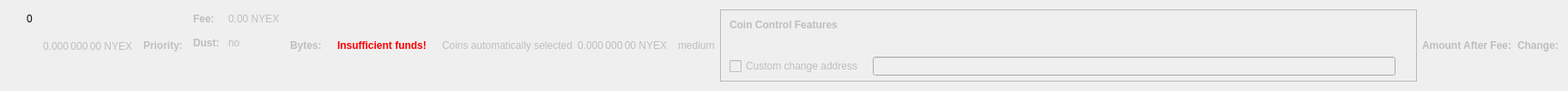
    <widget class="QWidget" name="dummyHideWidget" native="true">
     <property name="maximumSize">
      <size>
       <width>100</width>
       <height>22</height>
      </size>
     </property>
     <layout class="QHBoxLayout" name="dummyHideLayout">
      <item>
       <layout class="QFormLayout" name="formLayoutCoinControl1">
        <property name="horizontalSpacing">
         <number>10</number>
        </property>
        <property name="verticalSpacing">
         <number>14</number>
        </property>
        <property name="leftMargin">
         <number>10</number>
        </property>
        <property name="topMargin">
         <number>4</number>
        </property>
        <property name="rightMargin">
         <number>6</number>
        </property>
        <item row="0" column="1">
         <widget class="QLabel" name="labelCoinControlBytes">
          <property name="cursor">
           <cursorShape>IBeamCursor</cursorShape>
          </property>
          <property name="contextMenuPolicy">
           <enum>Qt::ActionsContextMenu</enum>
          </property>
          <property name="text">
           <string notr="true">0</string>
          </property>
          <property name="textInteractionFlags">
           <set>Qt::LinksAccessibleByMouse|Qt::TextSelectableByKeyboard|Qt::TextSelectableByMouse</set>
          </property>
         </widget>
        </item>
       </layout>
      </item>
      <item>
       <widget class="QLabel" name="labelCoinControlAfterFee">
        <property name="enabled">
         <bool>false</bool>
        </property>
        <property name="sizePolicy">
         <sizepolicy hsizetype="Fixed" vsizetype="Fixed">
          <horstretch>0</horstretch>
          <verstretch>0</verstretch>
         </sizepolicy>
        </property>
        <property name="minimumSize">
         <size>
          <width>111</width>
          <height>12</height>
         </size>
        </property>
        <property name="maximumSize">
         <size>
          <width>111</width>
          <height>12</height>
         </size>
        </property>
        <property name="cursor">
         <cursorShape>IBeamCursor</cursorShape>
        </property>
        <property name="contextMenuPolicy">
         <enum>Qt::ActionsContextMenu</enum>
        </property>
        <property name="text">
         <string notr="true">0.000 000 00 NYEX</string>
        </property>
        <property name="textInteractionFlags">
         <set>Qt::LinksAccessibleByMouse|Qt::TextSelectableByKeyboard|Qt::TextSelectableByMouse</set>
        </property>
       </widget>
      </item>
      <item>
       <widget class="QLabel" name="labelCoinControlPriorityText">
        <property name="enabled">
         <bool>false</bool>
        </property>
        <property name="font">
         <font>
          <weight>75</weight>
          <bold>true</bold>
         </font>
        </property>
        <property name="text">
         <string>Priority:</string>
        </property>
       </widget>
      </item>
      <item>
       <layout class="QHBoxLayout" name="horizontalLayout"/>
      </item>
      <item>
       <layout class="QFormLayout" name="formLayoutCoinControl3">
        <property name="horizontalSpacing">
         <number>10</number>
        </property>
        <property name="verticalSpacing">
         <number>14</number>
        </property>
        <property name="leftMargin">
         <number>6</number>
        </property>
        <property name="topMargin">
         <number>4</number>
        </property>
        <property name="rightMargin">
         <number>6</number>
        </property>
        <item row="0" column="0">
         <widget class="QLabel" name="labelCoinControlFeeText">
          <property name="enabled">
           <bool>false</bool>
          </property>
          <property name="font">
           <font>
            <weight>75</weight>
            <bold>true</bold>
           </font>
          </property>
          <property name="text">
           <string>Fee:</string>
          </property>
          <property name="margin">
           <number>0</number>
          </property>
         </widget>
        </item>
        <item row="0" column="1">
         <widget class="QLabel" name="labelCoinControlFee">
          <property name="enabled">
           <bool>false</bool>
          </property>
          <property name="cursor">
           <cursorShape>IBeamCursor</cursorShape>
          </property>
          <property name="contextMenuPolicy">
           <enum>Qt::ActionsContextMenu</enum>
          </property>
          <property name="text">
           <string notr="true">0.00 NYEX</string>
          </property>
          <property name="textInteractionFlags">
           <set>Qt::LinksAccessibleByMouse|Qt::TextSelectableByKeyboard|Qt::TextSelectableByMouse</set>
          </property>
         </widget>
        </item>
        <item row="1" column="0">
         <widget class="QLabel" name="labelCoinControlLowOutputText">
          <property name="enabled">
           <bool>false</bool>
          </property>
          <property name="font">
           <font>
            <weight>75</weight>
            <bold>true</bold>
           </font>
          </property>
          <property name="text">
           <string>Dust:</string>
          </property>
         </widget>
        </item>
        <item row="1" column="1">
         <widget class="QLabel" name="labelCoinControlLowOutput">
          <property name="enabled">
           <bool>false</bool>
          </property>
          <property name="cursor">
           <cursorShape>IBeamCursor</cursorShape>
          </property>
          <property name="contextMenuPolicy">
           <enum>Qt::ActionsContextMenu</enum>
          </property>
          <property name="text">
           <string>no</string>
          </property>
          <property name="textInteractionFlags">
           <set>Qt::LinksAccessibleByMouse|Qt::TextSelectableByKeyboard|Qt::TextSelectableByMouse</set>
          </property>
         </widget>
        </item>
       </layout>
      </item>
      <item>
       <widget class="QLabel" name="labelCoinControlBytesText">
        <property name="enabled">
         <bool>false</bool>
        </property>
        <property name="font">
         <font>
          <weight>75</weight>
          <bold>true</bold>
         </font>
        </property>
        <property name="text">
         <string>Bytes:</string>
        </property>
       </widget>
      </item>
      <item>
       <layout class="QFormLayout" name="formLayoutCoinControl2">
        <property name="horizontalSpacing">
         <number>10</number>
        </property>
        <property name="verticalSpacing">
         <number>14</number>
        </property>
        <property name="leftMargin">
         <number>6</number>
        </property>
        <property name="topMargin">
         <number>4</number>
        </property>
        <property name="rightMargin">
         <number>6</number>
        </property>
       </layout>
      </item>
      <item>
       <layout class="QHBoxLayout" name="horizontalLayoutCoinControl2">
        <property name="spacing">
         <number>8</number>
        </property>
        <property name="bottomMargin">
         <number>10</number>
        </property>
       </layout>
      </item>
      <item>
       <widget class="QLabel" name="labelCoinControlInsuffFunds">
        <property name="enabled">
         <bool>false</bool>
        </property>
        <property name="minimumSize">
         <size>
          <width>0</width>
          <height>0</height>
         </size>
        </property>
        <property name="font">
         <font>
          <weight>75</weight>
          <bold>true</bold>
         </font>
        </property>
        <property name="styleSheet">
         <string notr="true">color:red;font-weight:bold;</string>
        </property>
        <property name="text">
         <string>Insufficient funds!</string>
        </property>
        <property name="margin">
         <number>5</number>
        </property>
       </widget>
      </item>
      <item>
       <layout class="QFormLayout" name="formLayoutCoinControl4">
        <property name="horizontalSpacing">
         <number>10</number>
        </property>
        <property name="verticalSpacing">
         <number>14</number>
        </property>
        <property name="leftMargin">
         <number>6</number>
        </property>
        <property name="topMargin">
         <number>4</number>
        </property>
        <property name="rightMargin">
         <number>6</number>
        </property>
       </layout>
      </item>
      <item>
       <widget class="QLabel" name="labelCoinControlAutomaticallySelected">
        <property name="enabled">
         <bool>false</bool>
        </property>
        <property name="sizePolicy">
         <sizepolicy hsizetype="Fixed" vsizetype="Fixed">
          <horstretch>0</horstretch>
          <verstretch>0</verstretch>
         </sizepolicy>
        </property>
        <property name="minimumSize">
         <size>
          <width>0</width>
          <height>0</height>
         </size>
        </property>
        <property name="maximumSize">
         <size>
          <width>240</width>
          <height>16777215</height>
         </size>
        </property>
        <property name="text">
         <string>Coins automatically selected</string>
        </property>
        <property name="margin">
         <number>5</number>
        </property>
       </widget>
      </item>
      <item>
       <widget class="QLabel" name="labelCoinControlChange">
        <property name="enabled">
         <bool>false</bool>
        </property>
        <property name="sizePolicy">
         <sizepolicy hsizetype="Fixed" vsizetype="Fixed">
          <horstretch>0</horstretch>
          <verstretch>0</verstretch>
         </sizepolicy>
        </property>
        <property name="minimumSize">
         <size>
          <width>111</width>
          <height>0</height>
         </size>
        </property>
        <property name="maximumSize">
         <size>
          <width>111</width>
          <height>16777215</height>
         </size>
        </property>
        <property name="cursor">
         <cursorShape>IBeamCursor</cursorShape>
        </property>
        <property name="contextMenuPolicy">
         <enum>Qt::ActionsContextMenu</enum>
        </property>
        <property name="text">
         <string notr="true">0.000 000 00 NYEX</string>
        </property>
        <property name="textInteractionFlags">
         <set>Qt::LinksAccessibleByMouse|Qt::TextSelectableByKeyboard|Qt::TextSelectableByMouse</set>
        </property>
       </widget>
      </item>
      <item>
       <widget class="QLabel" name="labelCoinControlPriority">
        <property name="enabled">
         <bool>false</bool>
        </property>
        <property name="cursor">
         <cursorShape>IBeamCursor</cursorShape>
        </property>
        <property name="contextMenuPolicy">
         <enum>Qt::ActionsContextMenu</enum>
        </property>
        <property name="text">
         <string>medium</string>
        </property>
        <property name="textInteractionFlags">
         <set>Qt::LinksAccessibleByMouse|Qt::TextSelectableByKeyboard|Qt::TextSelectableByMouse</set>
        </property>
       </widget>
      </item>
      <item>
       <widget class="QFrame" name="frameCoinControl">
        <property name="sizePolicy">
         <sizepolicy hsizetype="Expanding" vsizetype="Expanding">
          <horstretch>0</horstretch>
          <verstretch>0</verstretch>
         </sizepolicy>
        </property>
        <property name="maximumSize">
         <size>
          <width>16777215</width>
          <height>16777215</height>
         </size>
        </property>
        <property name="frameShape">
         <enum>QFrame::StyledPanel</enum>
        </property>
        <property name="frameShadow">
         <enum>QFrame::Sunken</enum>
        </property>
        <layout class="QVBoxLayout" name="verticalLayoutCoinControl2_2">
         <property name="spacing">
          <number>0</number>
         </property>
         <property name="leftMargin">
          <number>0</number>
         </property>
         <property name="topMargin">
          <number>0</number>
         </property>
         <property name="rightMargin">
          <number>0</number>
         </property>
         <property name="bottomMargin">
          <number>6</number>
         </property>
         <item>
          <layout class="QVBoxLayout" name="verticalLayoutCoinControl" stretch="0,0,0,1">
           <property name="spacing">
            <number>0</number>
           </property>
           <property name="leftMargin">
            <number>10</number>
           </property>
           <property name="topMargin">
            <number>10</number>
           </property>
           <item>
            <layout class="QHBoxLayout" name="horizontalLayoutCoinControl1">
             <property name="bottomMargin">
              <number>15</number>
             </property>
             <item>
              <widget class="QLabel" name="labelCoinControlFeatures">
               <property name="enabled">
                <bool>false</bool>
               </property>
               <property name="sizePolicy">
                <sizepolicy hsizetype="Preferred" vsizetype="Maximum">
                 <horstretch>0</horstretch>
                 <verstretch>0</verstretch>
                </sizepolicy>
               </property>
               <property name="font">
                <font>
                 <weight>75</weight>
                 <bold>true</bold>
                </font>
               </property>
               <property name="styleSheet">
                <string notr="true">font-weight:bold;</string>
               </property>
               <property name="text">
                <string>Coin Control Features</string>
               </property>
              </widget>
             </item>
            </layout>
           </item>
           <item>
            <widget class="QWidget" name="widgetCoinControl" native="true">
             <property name="sizePolicy">
              <sizepolicy hsizetype="Preferred" vsizetype="Preferred">
               <horstretch>0</horstretch>
               <verstretch>0</verstretch>
              </sizepolicy>
             </property>
             <property name="minimumSize">
              <size>
               <width>0</width>
               <height>0</height>
              </size>
             </property>
             <property name="styleSheet">
              <string notr="true"/>
             </property>
             <layout class="QHBoxLayout" name="horizontalLayoutCoinControl5_2">
              <property name="leftMargin">
               <number>0</number>
              </property>
              <property name="topMargin">
               <number>0</number>
              </property>
              <property name="rightMargin">
               <number>0</number>
              </property>
              <property name="bottomMargin">
               <number>0</number>
              </property>
              <item>
               <layout class="QHBoxLayout" name="horizontalLayoutCoinControl3">
                <property name="spacing">
                 <number>20</number>
                </property>
                <property name="topMargin">
                 <number>0</number>
                </property>
                <property name="bottomMargin">
                 <number>10</number>
                </property>
               </layout>
              </item>
             </layout>
            </widget>
           </item>
           <item>
            <layout class="QHBoxLayout" name="horizontalLayoutCoinControl4" stretch="0,0,0">
             <property name="spacing">
              <number>12</number>
             </property>
             <property name="sizeConstraint">
              <enum>QLayout::SetDefaultConstraint</enum>
             </property>
             <property name="topMargin">
              <number>5</number>
             </property>
             <property name="rightMargin">
              <number>5</number>
             </property>
             <item>
              <widget class="QCheckBox" name="checkBoxCoinControlChange">
               <property name="enabled">
                <bool>false</bool>
               </property>
               <property name="toolTip">
                <string>If this is activated, but the change address is empty or invalid, change will be sent to a newly generated address.</string>
               </property>
               <property name="text">
                <string>Custom change address</string>
               </property>
              </widget>
             </item>
             <item>
              <widget class="QValidatedLineEdit" name="lineEditCoinControlChange">
               <property name="enabled">
                <bool>false</bool>
               </property>
               <property name="sizePolicy">
                <sizepolicy hsizetype="Expanding" vsizetype="Fixed">
                 <horstretch>0</horstretch>
                 <verstretch>0</verstretch>
                </sizepolicy>
               </property>
              </widget>
             </item>
             <item>
              <widget class="QLabel" name="labelCoinControlChangeLabel_2">
               <property name="sizePolicy">
                <sizepolicy hsizetype="Preferred" vsizetype="Expanding">
                 <horstretch>0</horstretch>
                 <verstretch>0</verstretch>
                </sizepolicy>
               </property>
               <property name="minimumSize">
                <size>
                 <width>0</width>
                 <height>0</height>
                </size>
               </property>
               <property name="text">
                <string/>
               </property>
               <property name="margin">
                <number>3</number>
               </property>
              </widget>
             </item>
            </layout>
           </item>
           <item>
            <spacer name="verticalSpacerCoinControl">
             <property name="orientation">
              <enum>Qt::Vertical</enum>
             </property>
             <property name="sizeHint" stdset="0">
              <size>
               <width>800</width>
               <height>1</height>
              </size>
             </property>
            </spacer>
           </item>
          </layout>
         </item>
        </layout>
       </widget>
      </item>
      <item>
       <widget class="QLabel" name="labelCoinControlAfterFeeText">
        <property name="enabled">
         <bool>false</bool>
        </property>
        <property name="minimumSize">
         <size>
          <width>0</width>
          <height>0</height>
         </size>
        </property>
        <property name="maximumSize">
         <size>
          <width>16777215</width>
          <height>16777215</height>
         </size>
        </property>
        <property name="font">
         <font>
          <weight>75</weight>
          <bold>true</bold>
         </font>
        </property>
        <property name="text">
         <string>Amount After Fee:</string>
        </property>
        <property name="alignment">
         <set>Qt::AlignLeading|Qt::AlignLeft|Qt::AlignVCenter</set>
        </property>
        <property name="margin">
         <number>0</number>
        </property>
       </widget>
      </item>
      <item>
       <widget class="QLabel" name="labelCoinControlChangeText">
        <property name="enabled">
         <bool>false</bool>
        </property>
        <property name="sizePolicy">
         <sizepolicy hsizetype="Preferred" vsizetype="Preferred">
          <horstretch>0</horstretch>
          <verstretch>0</verstretch>
         </sizepolicy>
        </property>
        <property name="minimumSize">
         <size>
          <width>0</width>
          <height>0</height>
         </size>
        </property>
        <property name="maximumSize">
         <size>
          <width>16777215</width>
          <height>16777215</height>
         </size>
        </property>
        <property name="font">
         <font>
          <weight>75</weight>
          <bold>true</bold>
         </font>
        </property>
        <property name="text">
         <string>Change:</string>
        </property>
        <property name="alignment">
         <set>Qt::AlignLeading|Qt::AlignLeft|Qt::AlignVCenter</set>
        </property>
       </widget>
      </item>
     </layout>
    </widget>
